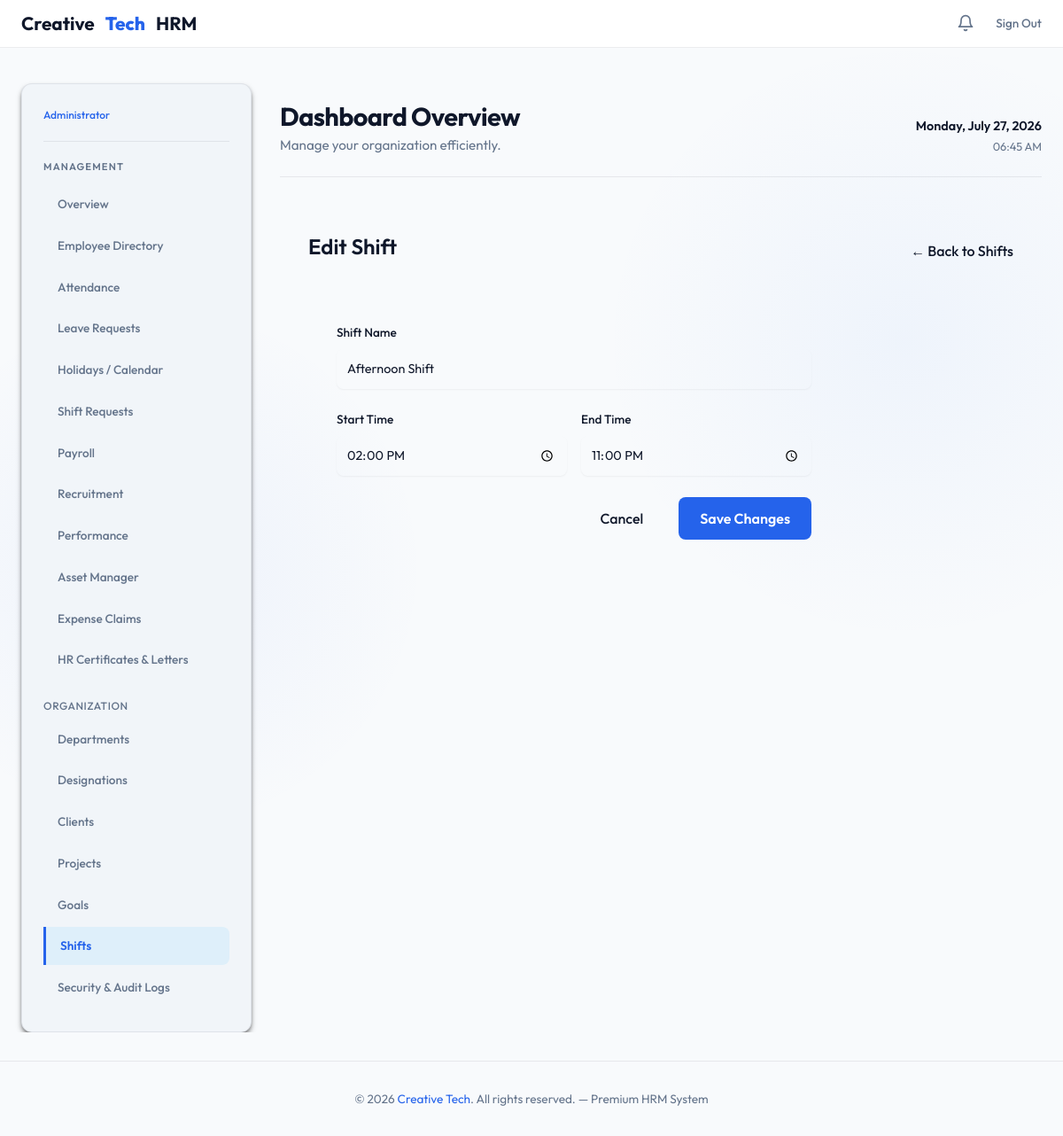
The app's page /admin-dashboard/shifts/edit/4/ (signed in) with its own data.
### employees/models.py (models this page shows, shortened)
class Shift(models.Model):
    name = models.CharField(max_length=100)
    start_time = models.TimeField()
    end_time = models.TimeField()

### employees/views.py (the view)
    def wrapper(request, *args, **kwargs):
        if not request.user.is_authenticated:
            return redirect('admin_login')
        try:
            if not request.user.employee.is_company_admin:
                messages.error(request, "Unauthorized access. Admins only.")
                return redirect('employee_dashboard')
        except Employee.DoesNotExist:
            logout(request)
            return redirect('admin_login')
        return view_func(request, *args, **kwargs)

### employees/context_processors.py (called while the page is built)
def admin_notifications(request):
    notifications_count = 0
    if request.user.is_authenticated and hasattr(request.user, 'employee') and request.user.employee.is_company_admin:
        notifications_count += LeaveRequest.objects.filter(status='Pending').count()
    return {'admin_notifications_count': notifications_count}

def global_notifications(request):
    if request.user.is_authenticated:
        unread_notifications = Notification.objects.filter(user=request.user, is_read=False).order_by('-created_at')
        all_notifications = Notification.objects.filter(user=request.user).order_by('-created_at')[:10]
        return {
            'user_notifications': all_notifications,
            'unread_notifications_count': unread_notifications.count()
        }
    return {}

### employees/views.py (called while the page is built, shortened)
def admin_only(view_func):
    def wrapper(request, *args, **kwargs):
        if not request.user.is_authenticated:
            return redirect('admin_login')
        try:
            if not request.user.employee.is_company_admin:
                messages.error(request, "Unauthorized access. Admins only.")
                return redirect('employee_dashboard')
        except Employee.DoesNotExist:
            logout(request)
            return redirect('admin_login')
        return view_func(request, *args, **kwargs)
    return wrapper

@admin_only
def edit_shift(request, shift_id):
    shift = get_object_or_404(Shift, id=shift_id)
    return render(request, 'employees/shift_form.html', {'shift': shift})

### employees/templates/employees/shift_form.html (shortened to what this page needs)
{% extends 'employees/admin_base.html' %}
{% block nav_shifts %}active{% endblock %}
{% block admin_content %}
<div style="padding: 2rem;">
    <div style="display: flex; justify-content: space-between; align-items: center; margin-bottom: 2rem;">
        <h1 style="color: var(--text-primary); font-size: 1.5rem; font-weight: 600;">{% if shift %}Edit Shift{% else %}Add Shift{% endif %}</h1>
        <a href="{% url 'shift_list' %}" style="color: var(--text-secondary); text-decoration: none; font-weight: 500;">&larr; Back to Shifts</a>
    </div>
    <div style="background: var(--bg-card); border-radius: 1rem; box-shadow: var(--shadow-sm); padding: 2rem; max-width: 600px;">
        <form method="POST">
            <div style="margin-bottom: 1.5rem;">
                <label style="display: block; margin-bottom: 0.5rem; color: var(--text-secondary); font-weight: 500;">Shift Name</label>
                <input type="text" name="name" value="{{ shift.name }}" required style="width: 100%; padding: 0.75rem; border: 1px solid var(--border-color); border-radius: 0.5rem; background: var(--bg-body); color: var(--text-primary); font-family: inherit;">
            </div>
            <div style="margin-bottom: 1.5rem; display: flex; gap: 1rem;">
                <div style="flex: 1;">
                    <label style="display: block; margin-bottom: 0.5rem; color: var(--text-secondary); font-weight: 500;">Start Time</label>
                    <input type="time" name="start_time" value="{{ shift.start_time|time:'H:i' }}" required style="width: 100%; padding: 0.75rem; border: 1px solid var(--border-color); border-radius: 0.5rem; background: var(--bg-body); color: var(--text-primary); font-family: inherit;">
                </div>
                <div style="flex: 1;">
                    <label style="display: block; margin-bottom: 0.5rem; color: var(--text-secondary); font-weight: 500;">End Time</label>
                    <input type="time" name="end_time" value="{{ shift.end_time|time:'H:i' }}" required style="width: 100%; padding: 0.75rem; border: 1px solid var(--border-color); border-radius: 0.5rem; background: var(--bg-body); color: var(--text-primary); font-family: inherit;">
                </div>
            </div>
            <div style="display: flex; justify-content: flex-end; gap: 1rem;">
                <a href="{% url 'shift_list' %}" style="padding: 0.75rem 1.5rem; color: var(--text-secondary); text-decoration: none; font-weight: 500;">Cancel</a>
                <button type="submit" class="btn-action" style="background: var(--primary); color: white; border: none; padding: 0.75rem 1.5rem; border-radius: 0.5rem; cursor: pointer; font-weight: 600; font-family: inherit;">
                    {% if shift %}Save Changes{% else %}Add Shift{% endif %}
                </button>
            </div>
        </form>
    </div>
</div>
{% endblock %}

### employees/templates/employees/base.html (style rules this page uses)
:root { --bg: #f8fafc; --bg-secondary: #f1f5f9; --card-bg: rgba(255, 255, 255, 0.95); --border: rgba(15, 23, 42, 0.08); --border-hover: rgba(15, 23, 42, 0.15); --primary: #2563eb; --primary-hover: #1d4ed8; --accent: #3b82f6; --text-main: #0f172a; --text-muted: #64748b; --success: #10b981; --success-bg: rgba(16, 185, 129, 0.1); --warning: #f59e0b; --warning-bg: rgba(245, 158, 11, 0.1); --danger: #ef4444; --danger-bg: rgba(239, 68, 68, 0.1); --radius: 12px; --shadow-md: 0 4px 6px -1px rgba(0, 0, 0, 0.5), 0 2px 4px -2px rgba(0, 0, 0, 0.5); --shadow-lg: 0 10px 15px -3px rgba(0, 0, 0, 0.5), 0 4px 6px -4px rgba(0, 0, 0, 0.5); }
* { box-sizing: border-box; margin: 0; padding: 0; font-family: 'Outfit', sans-serif; }
html, body { max-width: 100vw; overflow-x: hidden; }
body { background-color: var(--bg); color: var(--text-main); min-height: 100vh; display: flex; flex-direction: column; background-image: radial-gradient(circle at 15% 50%, rgba(37, 99, 235, 0.05), transparent 25%), radial-gradient(circle at 85% 30%, rgba(59, 130, 246, 0.05), transparent 25%); }
label { display: block; font-size: 0.85rem; font-weight: 500; margin-bottom: 0.4rem; color: var(--text-muted); }
input, select, textarea { width: 100%; padding: 0.65rem 1rem; background: #ffffff; border: 1.5px solid #64748b; border-radius: 8px; font-size: 0.9rem; color: var(--text-main); transition: all 0.2s; font-family: 'Outfit', sans-serif; box-shadow: 0 1px 2px rgba(0,0,0,0.05); }

### records on screen
Shift: name "Afternoon Shift", start_time "14:00", end_time "23:00"
